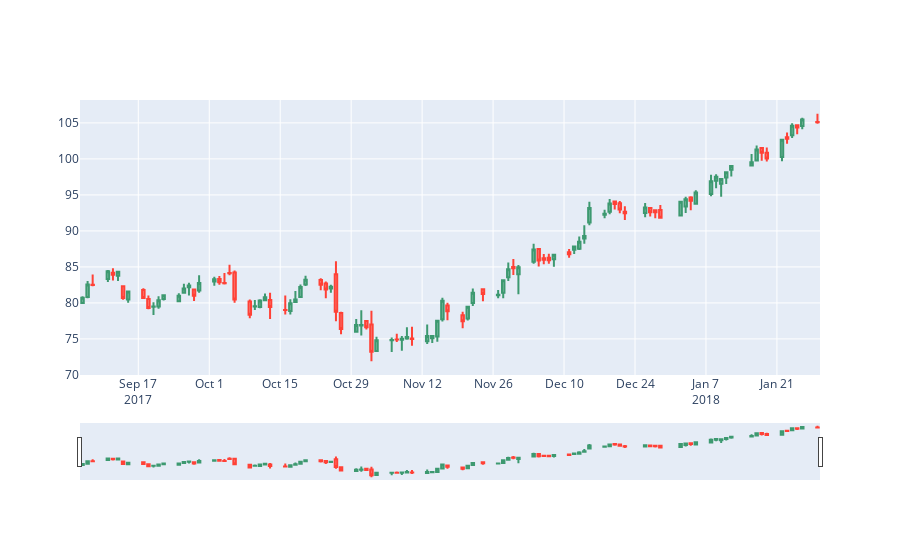

The cell this chart's notebook holds for it:
### Markdown cell above
![Untitled.png](attachment:Untitled.png)

### Code cell
import plotly.graph_objects as go
fig = go.Figure(data=[go.Candlestick(x=dfpl.index,
                                     open=dfpl['open'],
                                     high=dfpl['high'],
                                     low=dfpl['low'],
                                     close=dfpl['close'])])

fig.show()
